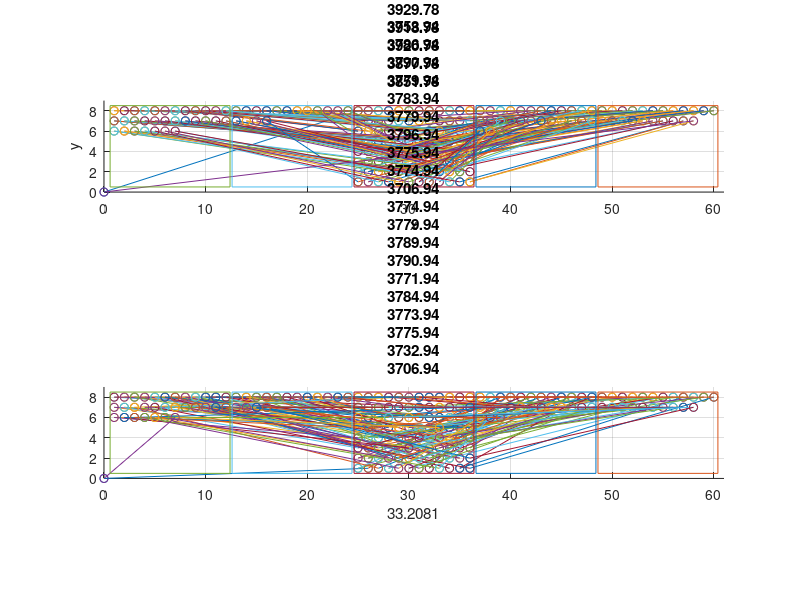

Write the MATLAB code that produced this figure. (Note: this script raises an error after producing the figure.)
%% Route generation and optimization with genetic algorithm
%% FE 2020
clear all;
%% Mostly manually set start and end positions with random target groups for each seedling
n = 96;  %Number of seedlings
vertices = 2*n+1;
seedlings = zeros(n,3);
target1 = zeros(n,2);
target2 = zeros(n,2);
target3 = zeros(n,2);
target4 = zeros(n,2);
seedCount = 1;
groupLow = 1;
groupHigh = 4;
boxWidth = 12;

%% Define positions of seedlings and target plates. Seedlings get a corresponding 
%   random group
for i = 8:-1:1
    for j = 1:12
        seedlings(seedCount,:,:) = [j+2*boxWidth i randi([groupLow groupHigh],1)];
        target1(seedCount,:) = [j i];
        target2(seedCount,:) = [j+1*boxWidth i];
        target3(seedCount,:) = [j+3*boxWidth i];
        target4(seedCount,:) = [j+4*boxWidth i];
        
        seedCount = seedCount + 1;
    end
end


%% Squares
X1 = 0.6;
X2 = 12.4;
Y1 = 0.5;
Y2 = 8.5;

squareX1 = [X1, X2, X2, X1, X1];
squareY1 = [Y1, Y1, Y2, Y2, Y1];
squareX2 = [X1+boxWidth, X2+boxWidth, X2+boxWidth, X1+boxWidth, X1+boxWidth];
squareY2 = [Y1, Y1, Y2, Y2, Y1];
squareX3 = [X1+2*boxWidth, X2+2*boxWidth, X2+2*boxWidth, X1+2*boxWidth, X1+2*boxWidth];
squareY3 = [Y1, Y1, Y2, Y2, Y1];
squareX4 = [X1+3*boxWidth, X2+3*boxWidth, X2+3*boxWidth, X1+3*boxWidth, X1+3*boxWidth];
squareY4 = [Y1, Y1, Y2, Y2, Y1];
squareX5 = [X1+4*boxWidth, X2+4*boxWidth, X2+4*boxWidth, X1+4*boxWidth, X1+4*boxWidth];
squareY5 = [Y1, Y1, Y2, Y2, Y1];


%% Parameters
popSize = 50;
keepRate = 0.1; 
mutationRate = 0.1;
maxIter = 100;

%% Set starting point for each target plate to simulate pre filled state
targetFill_1 = 1;
targetFill_2 = 1;
targetFill_3 = 1;
targetFill_4 = 1;

%% Initial values
recordDistance = inf;
iterCount = 0;
keepSize = floor(keepRate*popSize);
routeMatrix = zeros(popSize, vertices+1, 2);
population = zeros(popSize,n);
fitness = zeros(popSize,1);

% Initial population
for i = 1:popSize
    population(i,:) = randperm(n,n);
end

% Create one standard pop with standard route for comparison
popUnoptimized = 1:1:n;

population(1,:) = popUnoptimized;
popMark = false;
standardLength = 1;

while iterCount < maxIter
    %% Calculate Fitness
    for i = 1:popSize
        %% Generate routeMatrix depending on populations
        posCount = 2;
        %  Reset Counts to start with first empty position. Increase to
        %  simulate prefilled trays.
        targetCount1 = targetFill_1;
        targetCount2 = targetFill_2;
        targetCount3 = targetFill_3;
        targetCount4 = targetFill_4;
        for j = 1:length(population(i,:))
            routeMatrix(i,posCount,:) = seedlings(population(i,j),1:2);
            if seedlings(population(i,j),3) == 1
                routeMatrix(i,posCount+1,:) = target1(targetCount1,:);
                targetCount1 = targetCount1 + 1;
            end
            if seedlings(population(i,j),3) == 2
                routeMatrix(i,posCount+1,:) = target2(targetCount2,:);
                targetCount2 = targetCount2 + 1;
            end
            if seedlings(population(i,j),3) == 3
                routeMatrix(i,posCount+1,:) = target3(targetCount3,:);
                targetCount3 = targetCount3 + 1;
            end
            if seedlings(population(i,j),3) == 4
                routeMatrix(i,posCount+1,:) = target4(targetCount4,:);
                targetCount4 = targetCount4 + 1;
            end
            posCount = posCount + 2;
        end
        %% Calculation of route length
        routeLength = 0;
        for k = 2:vertices+1
            verticeLength = sqrt((routeMatrix(i,k,1)-routeMatrix(i,k-1,1))^2 ...
                + (routeMatrix(i,k,2)-routeMatrix(i,k-1,2))^2);
            routeLength = routeLength + verticeLength;
        end
        % Plot standard order for comparison
        if popMark == false
            figure(1);
            subplot(2,1,1);
            title("Unoptimized distance: "+routeLength);
            xlim([0 61]);
            ylim([0 9]);
            xlabel('x');
            ylabel('y');
            grid on;
            for l = 1:vertices
                hold on
                plot(routeMatrix(i,[l, l+1],1), routeMatrix(i,[l, l+1],2),'-o');
            end
            plot(squareX1, squareY1);
            plot(squareX2, squareY2);
            plot(squareX3, squareY3);
            plot(squareX4, squareY4);
            plot(squareX5, squareY5);
            daspect([1 1 1])
            standardLength = routeLength;
            popMark = true;
        end
        %% Update best populations
        if routeLength < recordDistance
            recordDistance = routeLength;
            bestEver = population(i,:);
            
            %% Plot route
            figure(1);
            subplot(2,1,2);
            cla(subplot(2,1,2));
            title("Optimized distance: "+recordDistance);
            xlim([0 61]);
            ylim([0 9]);
            xlabel((recordDistance/standardLength-1)*100+"%");
            grid on;
            for l = 1:vertices
                hold on
                plot(routeMatrix(i,[l, l+1],1), routeMatrix(i,[l, l+1],2),'-o')
            end
            plot(squareX1, squareY1);
            plot(squareX2, squareY2);
            plot(squareX3, squareY3);
            plot(squareX4, squareY4);
            plot(squareX5, squareY5);
            daspect([1 1 1])
        end
        
        %% "Calculate" fitness
        fitness(i,1) = routeLength;
    end
    
    %% Normalize Fitness
    sumFitness = 0;
    for i = 1:popSize
        sumFitness = sumFitness + fitness(i,1);
    end
    
    for i = 1:popSize
        fitness(i,1) = fitness(i,1) / sumFitness;
    end
    
    %% Sort fitness values while keeping the index
    sortedFitness = zeros(popSize,2);
    sortedFitness(:,1) = fitness;
    sortedFitness(:,2) = 1:1:popSize;
    sortedFitness = sortrows(sortedFitness,1);
    
    %% Create next Generation with mutation
    newPopulation = zeros(popSize,n);
    %% Keep best populations
    for i = 1:keepSize
        newPopulation(i,:) = population(sortedFitness(i,2),:);
    end
    
    %% Fill all others with mated and mutated recombinations from last generation
    for i = keepSize:popSize
        % Crossover
        orderA = roulette_wheel(population(:,:), fitness(:,:));
        orderB = roulette_wheel(population(:,:), fitness(:,:));
        order = crossover(orderA, orderB);
        % Mutation
        for j = 1:n
            if rand < mutationRate
                pointA = randi(length(order));
                pointB = randi(length(order));
                temp = order(pointA);
                order(pointA) = order(pointB);
                order(pointB) = temp;
            end
        end
        newPopulation(i,:) = order;
        
    end
    population = newPopulation;
    
    %% Increment iter
    iterCount = iterCount+1;
end
